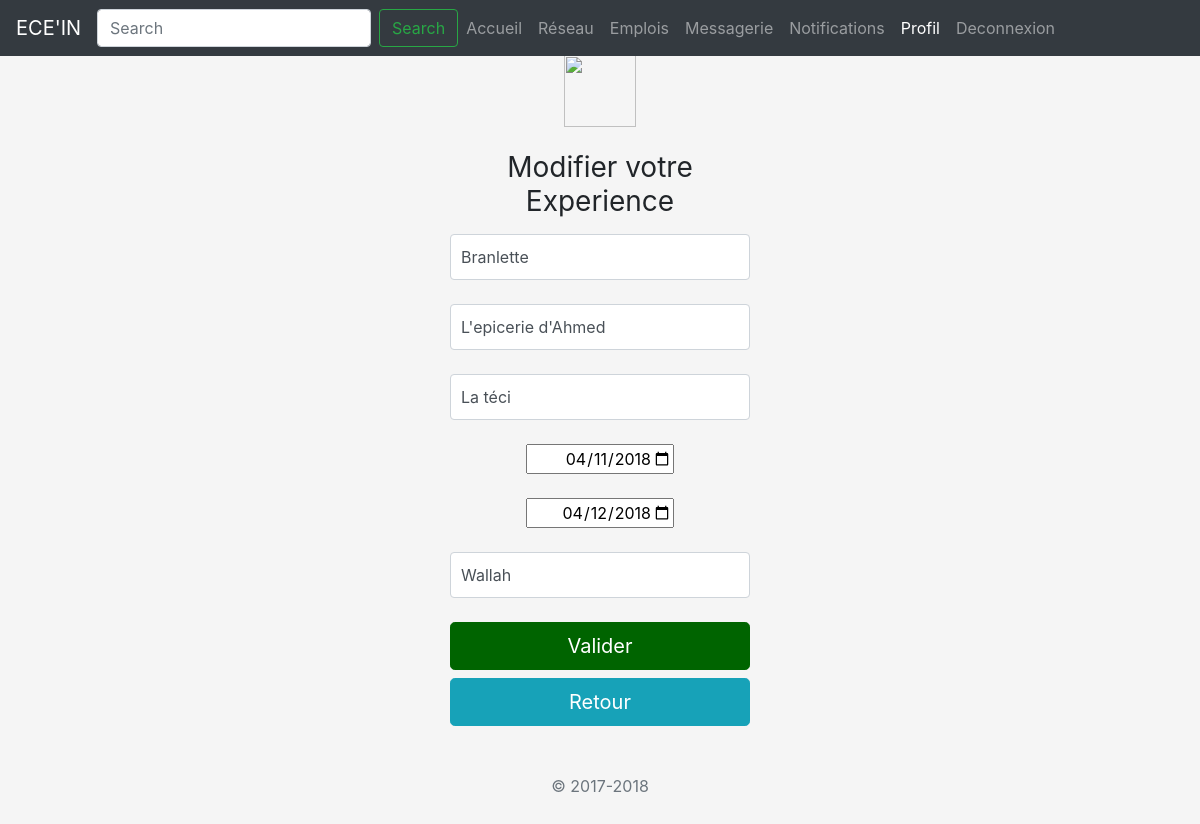
Page /Code/ModifierUneExperience.php?ID=1 on the earlier database version.
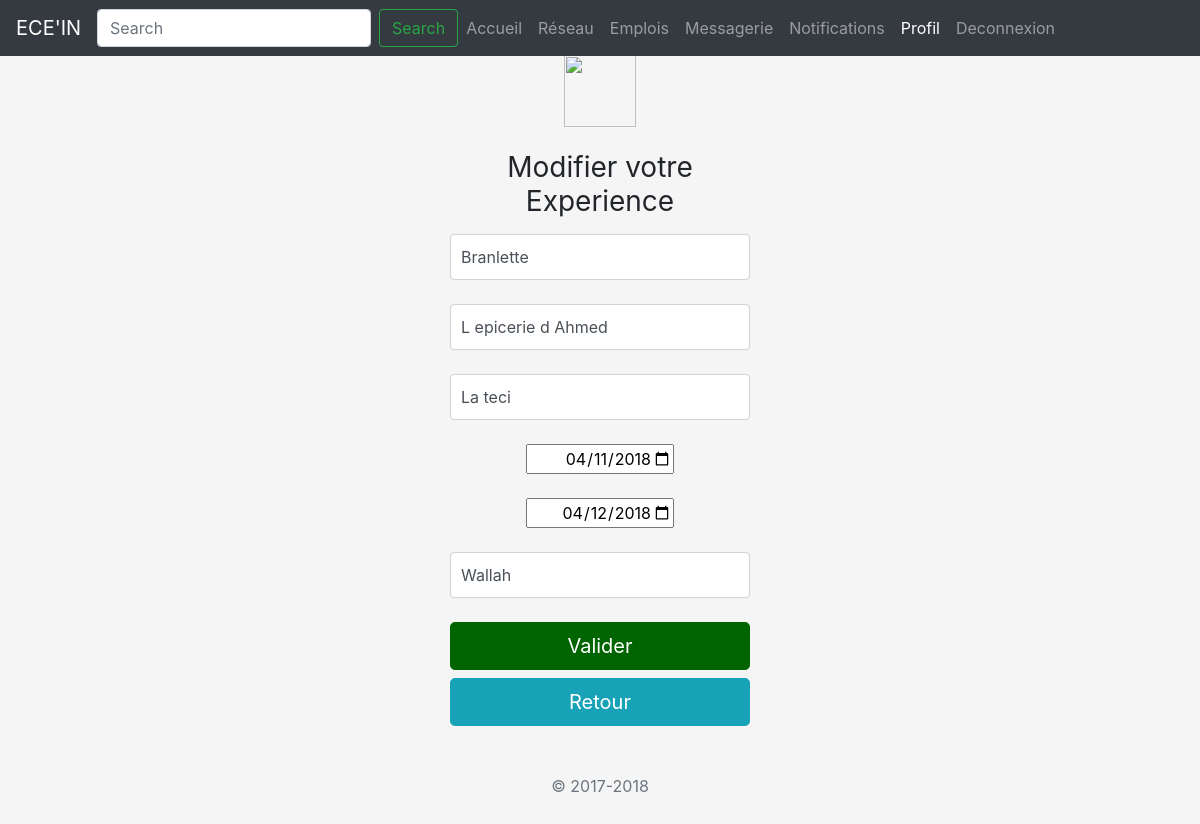
Same page on the later database version.
### tables this page shows
CREATE TABLE IF NOT EXISTS `experience` (
  `ID_experience` int(10) NOT NULL AUTO_INCREMENT,
  `ID_user` int(10) NOT NULL,
  `TypeExperience` varchar(30) NOT NULL,
  `Entreprise` varchar(30) NOT NULL,
  `DateArrive` date NOT NULL,
  `DateFin` date NOT NULL,
  `Localisation` varchar(30) NOT NULL,
  `Commentaires` text NOT NULL,
  PRIMARY KEY (`ID_experience`),
  KEY `ID_user` (`ID_user`)
);

### Code/ModifierUneExperience.php (the view, shortened to what this page needs)
<?php
	$database = "linkedin";
	$db_handle = mysqli_connect('localhost', 'root', '');
	$db_found = mysqli_select_db($db_handle, $database);
	if($db_found)
	{
		$sql = "SELECT * FROM experience WHERE ID_experience = " .$_GET['ID'];
        $result = mysqli_query($db_handle, $sql);
        $data=mysqli_fetch_assoc($result);
        if(empty($data)){
           echo"error";
            }
        else{
            $TypeExperience = $data['TypeExperience'];
            $Entreprise = $data['Entreprise'];
            $DateArrive = $data['DateArrive'];
            $DateFin = $data['DateFin'];
            $Localisation = $data['Localisation'];
            $Commentaires = $data['Commentaires'];
            }
	}
?>
<!doctype html>
<html lang="en">
  <head>
    <link href="https://stackpath.bootstrapcdn.com/bootstrap/4.1.0/css/bootstrap.min.css" rel="stylesheet">
    <link href="signin.css" rel="stylesheet">
  </head>
  <body class="text-center" >
    <nav class="navbar navbar-expand-md navbar-dark bg-dark fixed-top">
      <a class="navbar-brand logo" href="Accueil.php" >ECE'IN</a>
      <div class="collapse navbar-collapse" id="navbarsExampleDefault">
        <form class="form-inline my-2 my-lg-0">
          <input class="form-control mr-sm-2" type="text" placeholder="Search" aria-label="Search">
          <button class="btn btn-outline-success my-2 my-sm-0" type="submit">Search</button>
        </form>
        <ul class="navbar-nav mr-auto -brand BarBoutons">
          <li class="nav-item -brand bouton">
            <a class="nav-link" href="Accueil.php">Accueil <span class="sr-only">(current)</span></a>
          </li>
          <li class="nav-item -brand bouton">
            <a class="nav-link" href="Reseau.php">Réseau</a>
          </li>
          <li class="nav-item -brand bouton">
            <a class="nav-link" href="Emplois.php">Emplois</a>
          </li>
          <li class="nav-item -brand bouton">
            <a class="nav-link" href="Messagerie.php">Messagerie</a>
          </li>
          <li class="nav-item -brand bouton">
            <a class="nav-link" href="Notifications.php">Notifications</a>
          </li>
          <li class="nav-item active -brand bouton">
            <a class="nav-link" href="Profil.php">Profil</a>
          </li>
          <li class="nav-item -brand bouton">
            <a class="nav-link" href="Deconnexion.php">Deconnexion</a>
          </li>
        </ul>
      </div>
    </nav>
    <form class="form-signin" action="AppliquerModifExperience.php?ID=<?php echo $_GET['ID'] ?>" method="post">
      <img class="mb-4" src="https://getbootstrap.com/assets/brand/bootstrap-solid.svg" alt="" width="72" height="72">
      <h1 class="h3 mb-3 font-weight-normal">Modifier votre Experience</h1>
      <input type="text" class="form-control" placeholder="Type d'Experience" value="<?php echo $TypeExperience?>" required autofocus name="TypeExperience">
        <br>
      <input type="text" class="form-control" placeholder="Entreprise" value="<?php echo $Entreprise?>" required autofocus name="Entreprise">
        <br>
      <input type="text" class="form-control" placeholder="Localisation" value="<?php echo $Localisation?>" required autofocus name="Localisation">
        <br>
      <input type="date" name="DateArrive" placeholder="Date d'arrivee" value="<?php echo $DateArrive?>" style="text-align : right;">
        <br><br>
      <input type="date" name= "DateFin" placeholder="Date de fin" value="<?php echo $DateFin?>" style="text-align : right;">
        <br><br>
      <input type="text" class="form-control" placeholder="Commentaires" value="<?php echo $Commentaires?>" required autofocus name="Commentaires">
        <br>
      <button class="btn btn-lg btn-block btngr egn " type="submit">Valider</button>
      <a class="btn btn-info btn-lg btn-block egn " href="ModifierExperiences.php">Retour</a>
      <p class="mt-5 mb-3 text-muted">&copy; 2017-2018</p>
    </form>
  </body>
</html>

Differences in the rows shown:
changed experience "Branlette": Entreprise "L'epicerie d'Ahmed" → "L epicerie d Ahmed"; Localisation "La téci" → "La teci"
